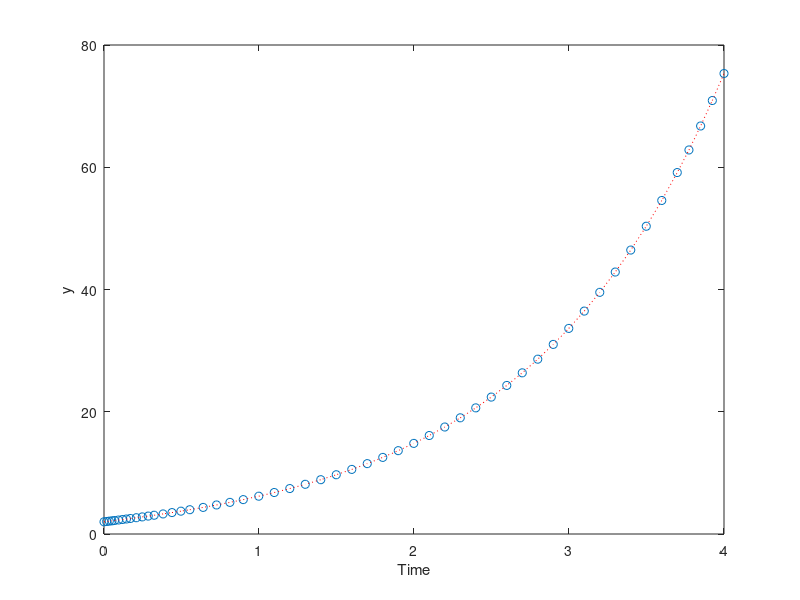

The MATLAB script that drew this image:
function [ ] = processHW02( )
%ODE FUNCTION


[t,y] = ode45(@myode,[0,4],2);

figure;
plot(t,y,'o');
xlabel('Time')
ylabel('y')

   
hold on;

plot(t,fy(t),'r:');
xlabel('Time')
ylabel('y')

    
    
    function dydt = myode(t,y)
        dydt=-0.5*y+4*(exp(0.8*t));
    end


    function fy = fy(t)
        fy=(4/1.3)*(exp(0.8*t)-exp(-0.5*t))+(2*exp(-0.5*t));
    end

end

